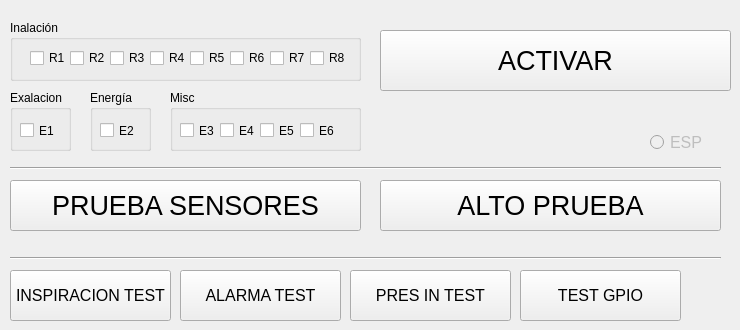
    <widget class="QWidget" name="tab_5">
     <attribute name="title">
      <string>Manual</string>
     </attribute>
     <widget class="QPushButton" name="pushButton_10">
      <property name="geometry">
       <rect>
        <x>10</x>
        <y>180</y>
        <width>351</width>
        <height>51</height>
       </rect>
      </property>
      <property name="font">
       <font>
        <pointsize>20</pointsize>
       </font>
      </property>
      <property name="text">
       <string>PRUEBA SENSORES</string>
      </property>
     </widget>
     <widget class="QCheckBox" name="checkBox">
      <property name="geometry">
       <rect>
        <x>30</x>
        <y>50</y>
        <width>41</width>
        <height>16</height>
       </rect>
      </property>
      <property name="text">
       <string>R1</string>
      </property>
     </widget>
     <widget class="QCheckBox" name="checkBox_2">
      <property name="geometry">
       <rect>
        <x>70</x>
        <y>50</y>
        <width>41</width>
        <height>16</height>
       </rect>
      </property>
      <property name="text">
       <string>R2</string>
      </property>
     </widget>
     <widget class="QCheckBox" name="checkBox_3">
      <property name="geometry">
       <rect>
        <x>110</x>
        <y>50</y>
        <width>41</width>
        <height>16</height>
       </rect>
      </property>
      <property name="text">
       <string>R3</string>
      </property>
     </widget>
     <widget class="QCheckBox" name="checkBox_4">
      <property name="geometry">
       <rect>
        <x>150</x>
        <y>50</y>
        <width>41</width>
        <height>16</height>
       </rect>
      </property>
      <property name="text">
       <string>R4</string>
      </property>
     </widget>
     <widget class="QCheckBox" name="checkBox_5">
      <property name="geometry">
       <rect>
        <x>190</x>
        <y>50</y>
        <width>41</width>
        <height>16</height>
       </rect>
      </property>
      <property name="text">
       <string>R5</string>
      </property>
     </widget>
     <widget class="QCheckBox" name="checkBox_6">
      <property name="geometry">
       <rect>
        <x>230</x>
        <y>50</y>
        <width>41</width>
        <height>16</height>
       </rect>
      </property>
      <property name="text">
       <string>R6</string>
      </property>
     </widget>
     <widget class="QCheckBox" name="checkBox_7">
      <property name="geometry">
       <rect>
        <x>270</x>
        <y>50</y>
        <width>41</width>
        <height>16</height>
       </rect>
      </property>
      <property name="text">
       <string>R7</string>
      </property>
     </widget>
     <widget class="QCheckBox" name="checkBox_8">
      <property name="geometry">
       <rect>
        <x>310</x>
        <y>50</y>
        <width>41</width>
        <height>16</height>
       </rect>
      </property>
      <property name="text">
       <string>R8</string>
      </property>
     </widget>
     <widget class="QPushButton" name="pushButton_stop">
      <property name="geometry">
       <rect>
        <x>380</x>
        <y>180</y>
        <width>341</width>
        <height>51</height>
       </rect>
      </property>
      <property name="font">
       <font>
        <pointsize>20</pointsize>
       </font>
      </property>
      <property name="text">
       <string>ALTO PRUEBA</string>
      </property>
     </widget>
     <widget class="QPushButton" name="pushButton_2">
      <property name="geometry">
       <rect>
        <x>380</x>
        <y>30</y>
        <width>351</width>
        <height>61</height>
       </rect>
      </property>
      <property name="font">
       <font>
        <pointsize>20</pointsize>
       </font>
      </property>
      <property name="text">
       <string>ACTIVAR</string>
      </property>
     </widget>
     <widget class="QGroupBox" name="groupBox_2">
      <property name="geometry">
       <rect>
        <x>10</x>
        <y>20</y>
        <width>351</width>
        <height>61</height>
       </rect>
      </property>
      <property name="title">
       <string>Inalación</string>
      </property>
     </widget>
     <widget class="QGroupBox" name="groupBox_4">
      <property name="geometry">
       <rect>
        <x>10</x>
        <y>90</y>
        <width>61</width>
        <height>61</height>
       </rect>
      </property>
      <property name="title">
       <string>Exalacion</string>
      </property>
      <widget class="QCheckBox" name="checkBox_E1">
       <property name="geometry">
        <rect>
         <x>10</x>
         <y>30</y>
         <width>41</width>
         <height>21</height>
        </rect>
       </property>
       <property name="text">
        <string>E1</string>
       </property>
      </widget>
     </widget>
     <widget class="QGroupBox" name="groupBox_9">
      <property name="geometry">
       <rect>
        <x>90</x>
        <y>90</y>
        <width>61</width>
        <height>61</height>
       </rect>
      </property>
      <property name="title">
       <string>Energía</string>
      </property>
      <widget class="QCheckBox" name="checkBox_E2">
       <property name="geometry">
        <rect>
         <x>10</x>
         <y>30</y>
         <width>41</width>
         <height>21</height>
        </rect>
       </property>
       <property name="text">
        <string>E2</string>
       </property>
      </widget>
     </widget>
     <widget class="QGroupBox" name="groupBox_11">
      <property name="geometry">
       <rect>
        <x>170</x>
        <y>90</y>
        <width>191</width>
        <height>61</height>
       </rect>
      </property>
      <property name="title">
       <string>Misc</string>
      </property>
      <widget class="QCheckBox" name="checkBox_E6">
       <property name="geometry">
        <rect>
         <x>130</x>
         <y>30</y>
         <width>41</width>
         <height>21</height>
        </rect>
       </property>
       <property name="text">
        <string>E6</string>
       </property>
      </widget>
      <widget class="QCheckBox" name="checkBox_E5">
       <property name="geometry">
        <rect>
         <x>90</x>
         <y>30</y>
         <width>41</width>
         <height>21</height>
        </rect>
       </property>
       <property name="text">
        <string>E5</string>
       </property>
      </widget>
      <widget class="QCheckBox" name="checkBox_E3">
       <property name="geometry">
        <rect>
         <x>10</x>
         <y>30</y>
         <width>41</width>
         <height>21</height>
        </rect>
       </property>
       <property name="text">
        <string>E3</string>
       </property>
      </widget>
      <widget class="QCheckBox" name="checkBox_E4">
       <property name="geometry">
        <rect>
         <x>50</x>
         <y>30</y>
         <width>41</width>
         <height>21</height>
        </rect>
       </property>
       <property name="text">
        <string>E4</string>
       </property>
      </widget>
     </widget>
     <widget class="Line" name="line_9">
      <property name="geometry">
       <rect>
        <x>10</x>
        <y>250</y>
        <width>711</width>
        <height>16</height>
       </rect>
      </property>
      <property name="orientation">
       <enum>Qt::Horizontal</enum>
      </property>
     </widget>
     <widget class="QPushButton" name="pushButton_11">
      <property name="geometry">
       <rect>
        <x>10</x>
        <y>270</y>
        <width>161</width>
        <height>51</height>
       </rect>
      </property>
      <property name="font">
       <font>
        <pointsize>12</pointsize>
       </font>
      </property>
      <property name="text">
       <string>INSPIRACION TEST</string>
      </property>
     </widget>
     <widget class="QPushButton" name="pushButton_alarmTest">
      <property name="geometry">
       <rect>
        <x>180</x>
        <y>270</y>
        <width>161</width>
        <height>51</height>
       </rect>
      </property>
      <property name="font">
       <font>
        <pointsize>12</pointsize>
       </font>
      </property>
      <property name="text">
       <string>ALARMA TEST</string>
      </property>
     </widget>
     <widget class="QPushButton" name="pushButton_alarmTest_2">
      <property name="geometry">
       <rect>
        <x>350</x>
        <y>270</y>
        <width>161</width>
        <height>51</height>
       </rect>
      </property>
      <property name="font">
       <font>
        <pointsize>12</pointsize>
       </font>
      </property>
      <property name="text">
       <string>PRES IN TEST</string>
      </property>
     </widget>
     <widget class="QPushButton" name="pushButton_testGPIO">
      <property name="geometry">
       <rect>
        <x>520</x>
        <y>270</y>
        <width>161</width>
        <height>51</height>
       </rect>
      </property>
      <property name="font">
       <font>
        <pointsize>12</pointsize>
       </font>
      </property>
      <property name="text">
       <string>TEST GPIO</string>
      </property>
     </widget>
     <widget class="QRadioButton" name="radioButton_esp">
      <property name="enabled">
       <bool>false</bool>
      </property>
      <property name="geometry">
       <rect>
        <x>650</x>
        <y>130</y>
        <width>61</width>
        <height>25</height>
       </rect>
      </property>
      <property name="font">
       <font>
        <pointsize>12</pointsize>
       </font>
      </property>
      <property name="text">
       <string>ESP</string>
      </property>
      <property name="checked">
       <bool>false</bool>
      </property>
     </widget>
     <widget class="Line" name="line_19">
      <property name="geometry">
       <rect>
        <x>10</x>
        <y>160</y>
        <width>711</width>
        <height>16</height>
       </rect>
      </property>
      <property name="orientation">
       <enum>Qt::Horizontal</enum>
      </property>
     </widget>
     <zorder>groupBox_2</zorder>
     <zorder>pushButton_10</zorder>
     <zorder>checkBox</zorder>
     <zorder>checkBox_2</zorder>
     <zorder>checkBox_3</zorder>
     <zorder>checkBox_4</zorder>
     <zorder>checkBox_5</zorder>
     <zorder>checkBox_6</zorder>
     <zorder>checkBox_7</zorder>
     <zorder>checkBox_8</zorder>
     <zorder>pushButton_stop</zorder>
     <zorder>pushButton_2</zorder>
     <zorder>groupBox_4</zorder>
     <zorder>groupBox_9</zorder>
     <zorder>groupBox_11</zorder>
     <zorder>line_9</zorder>
     <zorder>pushButton_11</zorder>
     <zorder>pushButton_alarmTest</zorder>
     <zorder>pushButton_alarmTest_2</zorder>
     <zorder>pushButton_testGPIO</zorder>
     <zorder>radioButton_esp</zorder>
     <zorder>line_19</zorder>
    </widget>
